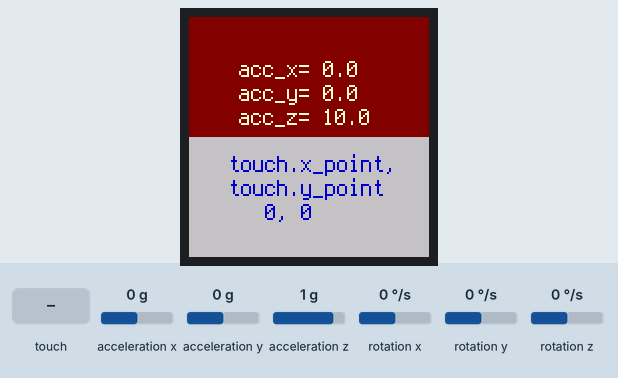
Simulated run of this program. Board: Raspberry Pi Pico running CircuitPython. On the bench: 240×240 colour display. The inputs (shaded band) are chosen by the test bench; at power-on: acceleration x 0 g, acceleration y 0 g, acceleration z 1 g, rotation x 0 °/s, rotation y 0 °/s, rotation z 0 °/s. Library files of the repository ran but are not shown: gc9a01.py.

Above: at 1.2 s.
1.3 s: acceleration x set to -1.4 g
At 2.7 s:
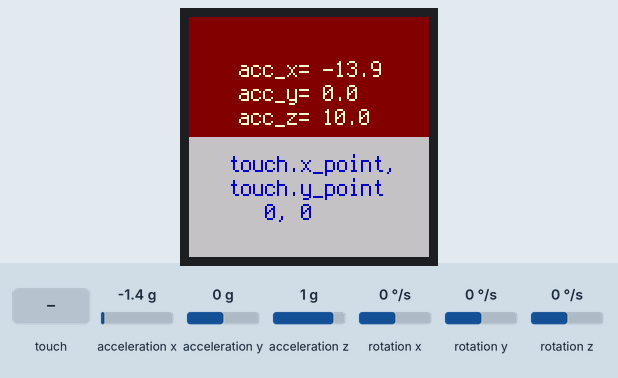
3.0 s: touch panel pressed at 13 % / 10 % of its raw x / y range
At 4.2 s:
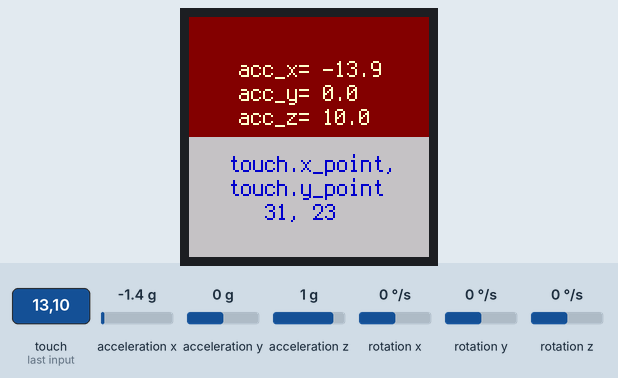
4.6 s: acceleration y set to -1.4 g
At 5.3 s:
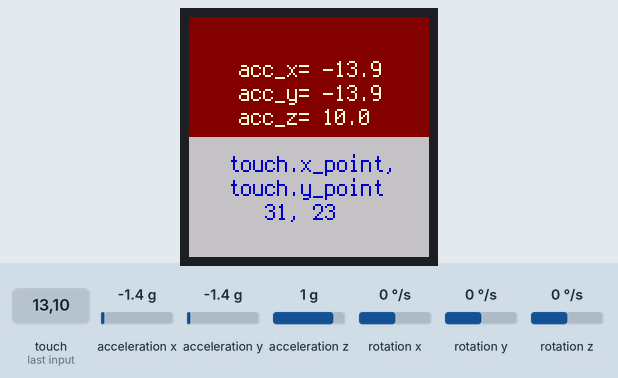
6.1 s: acceleration z set to -1.4 g
At 6.4 s:
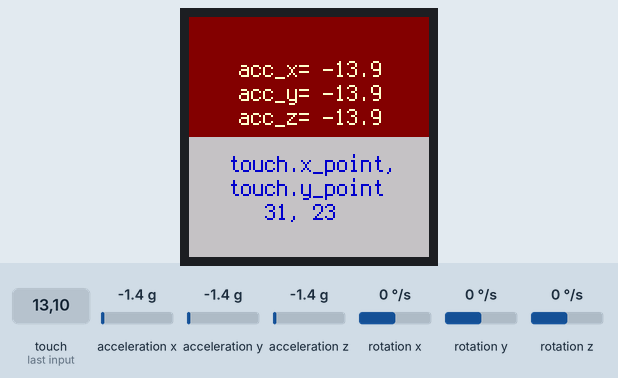
7.6 s: touch panel pressed at 62 % / 10 % of its raw x / y range
At 8.8 s:
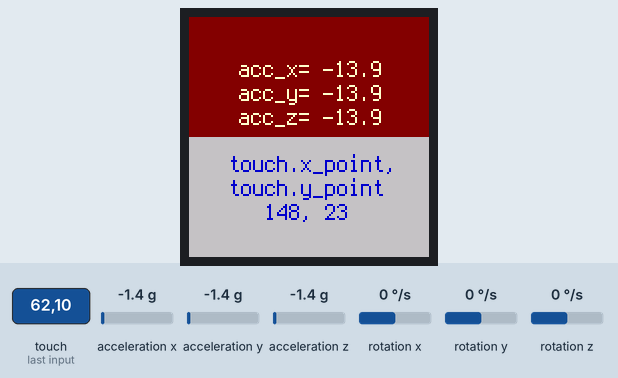
9.2 s: acceleration x set to -0.8 g
At 10.0 s:
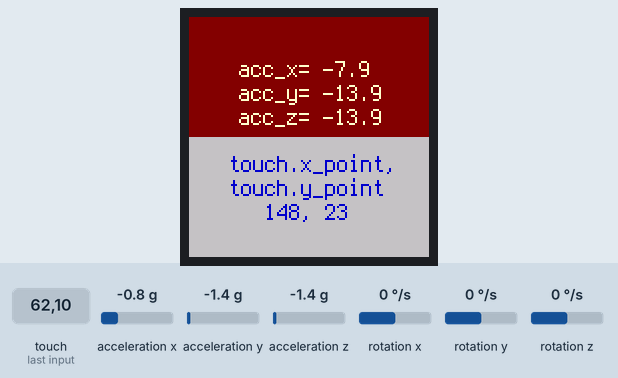
Timing chart, 0 to 11.7 s (numbered marks = the images above; inputs shaded):
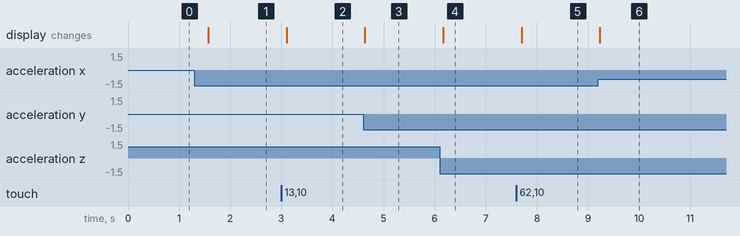

The program:

beispiel_4.py
```python
import time
import gc
import board
import busio
import displayio
import terminalio
import gc9a01
import my_cst816
import my_qmi8658
from adafruit_display_text import label
from adafruit_ticks import ticks_ms
from adafruit_display_shapes.rect import Rect
from adafruit_display_shapes.roundrect import RoundRect
from adafruit_display_shapes.circle import Circle
from adafruit_display_shapes.line import Line

# Release any resources currently in use for the displays
displayio.release_displays()
# Make the displayio SPI bus and the GC9A01 display
spi = busio.SPI(clock=board.GP10, MOSI=board.GP11)
display_bus = displayio.FourWire(spi, command=board.GP8, chip_select=board.GP9, reset=board.GP13)
display = gc9a01.GC9A01(display_bus, width=240, height=240, backlight_pin=board.GP25)
display.rotation = 90
display.brightness = 1

# Initialisiere den I2C-Bus
i2c_sda = board.GP6
i2c_scl = board.GP7
i2c = busio.I2C(scl=i2c_scl, sda=i2c_sda)

# Initialisiere beide Sensoren
touch = my_cst816.CST816(i2c)
#touch.set_mode(1)
accsensor = my_qmi8658.QMI8658(i2c)

# Make the display context
main_screen = displayio.Group()
display.root_group = main_screen

# make bitmap for the display background
background = displayio.Bitmap(240, 240, 1)
mypal = displayio.Palette(3)
mypal[0] = 0x800000
background.fill(0)
# Background oben
main_screen.append(displayio.TileGrid(background, pixel_shader=mypal))
# Background unten
background2 = Rect(0, 120, 240, 120, fill=0xc0c0c0)
main_screen.append(background2)

# create the label for acc
updating_label = label.Label(font=terminalio.FONT, text="", scale=2, color=0xffffcc, line_spacing=1)
updating_label.anchor_point = (0, 0)
updating_label.anchored_position = (50, 40)
main_screen.append(updating_label)

# create the label for touch-point
updating_label2 = label.Label(font=terminalio.FONT, text="", scale=2, color=0x0000cc, line_spacing=1)
updating_label2.anchor_point = (0, 0)
updating_label2.anchored_position = (40, 135)
main_screen.append(updating_label2)

aus = True

while True:
    point = touch.get_point()
    #print(touch.x_point, touch.y_point)
    gesture = touch.get_gesture()
    press = touch.get_touch()
    reading = accsensor.Read_XYZ()
    acc_x = int((100) * reading[0]) / 10
    acc_y = int((100) * reading[1]) / 10
    acc_z = int((100) * reading[2]) / 10
    updating_label.text = "acc_x= " + str(acc_x) + "\nacc_y= " + str(acc_y) + "\nacc_z= " + str(acc_z)
    updating_label2.text = "touch.x_point,\ntouch.y_point\n   " + str(touch.x_point) + ", " + str(touch.y_point)
    #
    # Displayhelligkeit
    #
    if touch.x_point > 120 and touch.x_point < 240 and press == True and aus == True:
        display.brightness = 0.01
        aus = False
    if touch.x_point > 0 and touch.x_point < 120 and press == True and aus == False:
        display.brightness = 1
        aus = True
    time.sleep(0.5)
```

my_cst816.py
```python
# (licence header left out)
import busio
import time

_CST816_IrqCtl = const(0xFA)
_CST816_MotionMask = const(0xAA)
_CST816_Point_Mode = const(1)
_CST816_Gesture_Mode = const(2)
_CST816_ALL_Mode = const(3)


class CST816:
    """Driver for the CST816 Touchscreen connected over I2C."""
    def __init__(self, i2c, address=0x15):
        self._bus = i2c
        self._address = address
        self.prev_x = 0
        self.prev_y = 0
        self.prev_touch = False
        self.x_point = 0
        self.y_point = 0
        self.x_dist = 0
        self.y_dist = 0
        self.mode = 0

    def _i2c_write(self, reg, value):
        """Write to I2C"""
        while not self._bus.try_lock():
            pass
        self._bus.writeto(0x15, bytes([reg]))
        value = bytearray(2)
        self._bus.readfrom_into(0x15, value)
        return value
        self._bus.unlock()

    def _i2c_read(self, reg):
        """Read from I2C"""
        #while not self._bus.try_lock():
        #    pass
        self._bus.writeto(0x15, bytes([reg]))
        data = bytearray(1)
        self._bus.readfrom_into(0x15, data)
        return data[0]
        #self._bus.unlock()

    def who_am_i(self):
        """Check the Chip ID"""
        return bool(self._i2c_read(0xA7) == 0xB5)

    def reset(self):
        """Make the Chip Reset"""
        self._i2c_write(0xFE, 0x00)
        time.sleep(0.1)
        self._i2c_write(0xFE, 0x01)
        time.sleep(0.1)

    def read_revision(self):
        """Read Firmware Version"""
        return self._i2c_read(0xA9)

    def wake_up(self):
        """Make the Chip Wake Up"""
        self._i2c_write(0xFE, 0x00)
        time.sleep(0.01)
        self._i2c_write(0xFE, 0x01)
        time.sleep(0.05)
        self._i2c_write(0xFE, 0x01)

    def stop_sleep(self):
        """Make the Chip Stop Sleeping"""
        self._i2c_write(0xFE, 0x01)

    def set_mode(self, mode):
        """Set the Behaviour Mode"""
        if mode == 1:
            self._i2c_write(0xFA, 0x41)
        elif mode == 2:
            self._i2c_write(0xFA, 0x11)
            self._i2c_write(0xAA, 0x01)
        else:
            self._i2c_write(0xFA, 0x71)
        self.mode = mode

    def get_point(self):
        """Get the Pointer Position"""
        x_point_h = self._i2c_read(0x03)
        x_point_l = self._i2c_read(0x04)
        y_point_h = self._i2c_read(0x05)
        y_point_l = self._i2c_read(0x06)
        self.x_point = ((x_point_h & 0x0F) << 8) + x_point_l
        self.y_point = ((y_point_h & 0x0F) << 8) + y_point_l
        return self

    def get_gesture(self):
        """Get the Gesture made by the User"""
        gesture = self._i2c_read(0x01)
        return gesture

    def get_touch(self):
        """Detect User Presence, are they touching the screen?"""
        finger_num = self._i2c_read(0x02)
        return finger_num > 0

    def get_distance(self):
        """Get the Distance made Between Readings, only while touched"""
        touch_data = self.get_point()
        x = touch_data.x_point
        y = touch_data.y_point
        if self.prev_touch is False and self.get_touch() is True:
            self.x_dist = 0
            self.y_dist = 0
        else:
            self.x_dist = x - self.prev_x
            self.y_dist = y - self.prev_y
        self.prev_touch = self.get_touch()
        self.prev_x = x
        self.prev_y = y
        return self

#if __name__=='__main__':
    # do nothing
```

my_qmi8658.py
```python
# (licence header left out)
import board
import busio
import time


class QMI8658:
    def __init__(self, i2c, address=0x6B):
        self._address = address
        self._bus = i2c
        bRet = self.WhoAmI()
        if bRet:
            self.Read_Revision()
        else:
            return None
        self.Config_apply()

    def _read_byte(self, cmd):
        while not self._bus.try_lock():
            pass
        rec = bytearray(1)
        self._bus.readfrom_into(self._address, rec, start=cmd)
        return rec[0]

    def _read_block(self, reg, length=1):
        rec = bytearray(length)
        self._bus.writeto(0x6b, bytes([reg]))
        self._bus.readfrom_into(self._address, rec)
        return rec

    #def _read_u16(self, cmd):
    #    rec = bytearray(2)
    #    self._bus.readfrom_into(self._address, rec, start=cmd)
    #    return (rec[1] << 8) + rec[0]

    #def _write_byte(self, cmd, val):
    #    self._bus.writeto(self._address, bytes([cmd, val]))

    def WhoAmI(self):
        bRet = False
        while not self._bus.try_lock():
            pass
        self._bus.writeto(0x6b, bytes([0x05]))
        result = bytearray(2)
        self._bus.readfrom_into(0x6b, result)
        if result == bytearray(b'\x00\x00'):
            bRet = True
        return bRet

    def Read_Revision(self):
        self._bus.writeto(0x6b, bytes([0x01]))
        result = bytearray(2)
        self._bus.readfrom_into(0x6b, result)
        return result

    def Config_apply(self):
        # REG CTRL1
        self._bus.writeto(0x6b, bytes([0x02, 0x60]))
        result = bytearray(4)
        self._bus.readfrom_into(0x6b, result)
        # REG CTRL2 : QMI8658AccRange_8g  and QMI8658AccOdr_1000Hz
        self._bus.writeto(0x6b, bytes([0x03, 0x23]))
        result = bytearray(4)
        self._bus.readfrom_into(0x6b, result)
        # REG CTRL3 : QMI8658GyrRange_512dps and QMI8658GyrOdr_1000Hz
        self._bus.writeto(0x6b, bytes([0x04, 0x53]))
        result = bytearray(4)
        self._bus.readfrom_into(0x6b, result)
        # REG CTRL4 : No
        self._bus.writeto(0x6b, bytes([0x05, 0x00]))
        result = bytearray(4)
        self._bus.readfrom_into(0x6b, result)
        # REG CTRL5 : Enable Gyroscope And Accelerometer Low-Pass Filter
        self._bus.writeto(0x6b, bytes([0x06, 0x11]))
        result = bytearray(4)
        self._bus.readfrom_into(0x6b, result)
        # REG CTRL6 : Disables Motion on Demand.
        self._bus.writeto(0x6b, bytes([0x07, 0x00]))
        result = bytearray(4)
        self._bus.readfrom_into(0x6b, result)
        # REG CTRL7 : Enable Gyroscope And Accelerometer
        self._bus.writeto(0x6b, bytes([0x08, 0x03]))
        result = bytearray(4)
        self._bus.readfrom_into(0x6b, result)

    def Read_Raw_XYZ(self):
        xyz = [0, 0, 0, 0, 0, 0]
        raw_timestamp = self._read_block(0x30, 3)
        raw_acc_xyz = self._read_block(0x35, 12)
        raw_gyro_xyz = self._read_block(0x3b, 12)
        raw_xyz = self._read_block(0x35, 12)
        timestamp = (raw_timestamp[2] << 16) | (raw_timestamp[1] << 8) | (raw_timestamp[0])
        for i in range(6):
            # xyz[i]=(raw_acc_xyz[(i*2)+1]<<8)|(raw_acc_xyz[i*2])
            # xyz[i+3]=(raw_gyro_xyz[((i+3)*2)+1]<<8)|(raw_gyro_xyz[(i+3)*2])
            xyz[i] = (raw_xyz[(i * 2) + 1] << 8) | (raw_xyz[i * 2])
            if xyz[i] >= 32767:
                xyz[i] = xyz[i] - 65535
        return xyz

    def Read_XYZ(self):
        xyz = [0, 0, 0, 0, 0, 0]
        raw_xyz = self.Read_Raw_XYZ()
        # QMI8658AccRange_8g
        acc_lsb_div = 1 << 12
        # QMI8658GyrRange_512dps
        gyro_lsb_div = 64
        for i in range(3):
            xyz[i] = raw_xyz[i] / acc_lsb_div  # (acc_lsb_div/1000.0)
            xyz[i + 3] = raw_xyz[i + 3] * 1.0 / gyro_lsb_div
        return xyz

#if __name__=='__main__':
    # do nothing
```

Measured:
- after the input at 1.3 s, the display: changes after 0.27 s (image 1)
- after the input at 3.0 s, the display: changes after 0.10 s (image 2)
- after the input at 4.6 s, the display: changes at once (image 3)
- after the input at 6.1 s, the display: changes after 0.07 s (image 4)
- after the input at 7.6 s, the display: changes after 0.10 s (image 5)
- after the input at 9.2 s, the display: changes at once (image 6)
